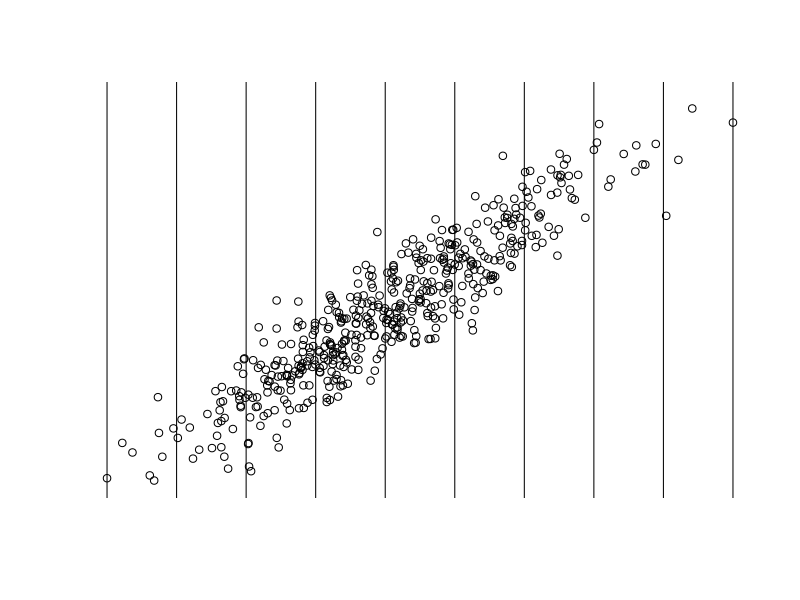

Write the R code that produced this figure.
n <- 500
x <- rnorm(n,2.25,1)
y <- x+rnorm(n,0,0.5)

edges <- range(x)
bins <- seq(edges[1],edges[2],length.out=10)
plot(x,y, xlim=c(edges[1],edges[2]), ylim=c(edges[1],edges[2]), ann=F, axes=F)
abline(v=bins)

